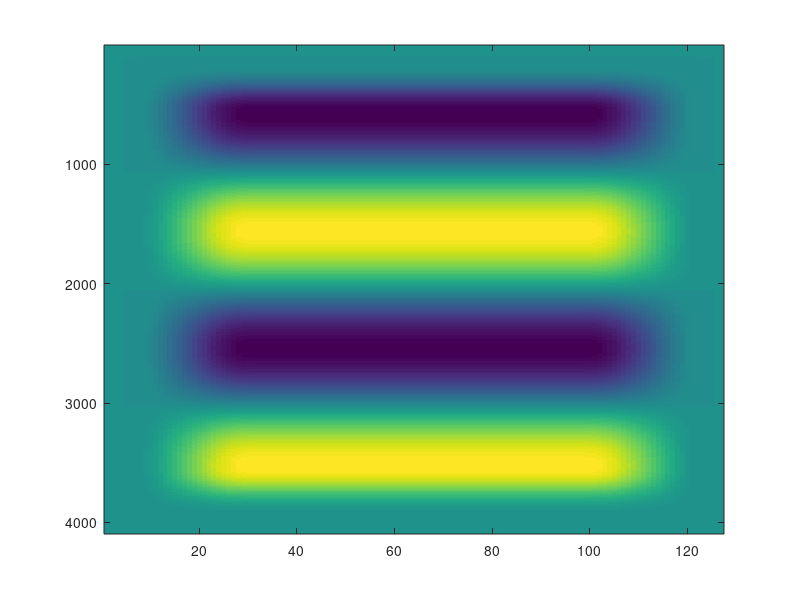

MATLAB code for this plot: (Note: this script raises an error after producing the figure.)
% script to solve the Lippmann-Schinwer using the slow formualtion

% discretization and frequency
h = 2.0^(-12);
omega = 1024.0;

% size of box
a = 1;
b = 0.0312;

% discretization
x = -a/2:h:a/2-h;
y = -b/2:h:b/2-h;

n = length(x); m = length(y);

X = repmat(x', 1, m);
Y = repmat(y, n,1);

% the heterogeneity
window = @(y,alpha, beta) 1*(abs(y)<=beta) + ...
                         (abs(y)>beta).*(abs(y)<alpha).* ...
                         exp(2*exp(-(alpha- beta)./(abs(y)-beta))./ ...
                         ((abs(y)-beta)./(alpha- beta)-1) );

nu = @(x,y)  -0.05*(sin(4*pi*x/(0.96))).* ...
                    window(y,0.96*b/2, 0.48*b/2).* ...
                    window(x,0.96*a/2, 0.35);
                     
% the slowness squared
M = 1 + nu(X,Y);

% plotting the slowness squared
% the perturbation oscillated very slowly in the x direction
figure(1); clf();
title("slowness squared")
imagesc(M)

% we define the Lippmann-Schwinger operator
LS = LippmannSchwinger(x,y,omega,nu,a);

% building the right hand-side
u_inc = exp(omega*1i*X);
rhs = -omega^2*nu(X,Y).*u_inc ;

% solving the Lippmann-Schwinger equation
sigma = LS\rhs(:);

% computing the wavefield
u = LS.apply_Green(sigma); 

% plotting the scattered wavefield
figure(2); clf();
imagesc(real(reshape(u, n, m)));

% plotting the total wavefield
figure(3); clf();
imagesc(real(reshape(u+u_inc, n, m)));


% computing the mu solution 
% sigma = mu*exp(omega*1i*(e(1)*X + e(2)*Y ));

LS_Slow = LippmannSchwingerSlow(x,y,omega,nu,a, [1 0]);

rhsSlow = -omega^2*nu(X,Y);

mu = LS_Slow\rhsSlow(:);

% plotting the scattered wavefield
figure(4); clf();
imagesc(abs(reshape(sigma.*conj(u_inc(:))-mu , n, m)) );
colorbar();
title("error between mu slow and sigma/e^{i omega e \cdot x}")

% plotting mu slow
figure(5); clf();
imagesc(real(reshape(mu , n, m)) );
colorbar();
title("mu slow")
